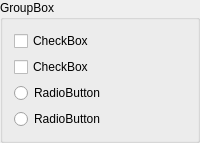
             <widget class="QGroupBox" name="groupBox">
              <property name="mouseTracking">
               <bool>false</bool>
              </property>
              <property name="autoFillBackground">
               <bool>false</bool>
              </property>
              <property name="title">
               <string>GroupBox</string>
              </property>
              <property name="flat">
               <bool>false</bool>
              </property>
              <property name="checkable">
               <bool>false</bool>
              </property>
              <layout class="QVBoxLayout" name="verticalLayout">
               <item>
                <widget class="QCheckBox" name="checkBox">
                 <property name="text">
                  <string>CheckBox</string>
                 </property>
                </widget>
               </item>
               <item>
                <widget class="QCheckBox" name="checkBox_2">
                 <property name="text">
                  <string>CheckBox</string>
                 </property>
                </widget>
               </item>
               <item>
                <widget class="QRadioButton" name="radioButton">
                 <property name="mouseTracking">
                  <bool>false</bool>
                 </property>
                 <property name="text">
                  <string>RadioButton</string>
                 </property>
                 <property name="checkable">
                  <bool>true</bool>
                 </property>
                 <property name="checked">
                  <bool>false</bool>
                 </property>
                </widget>
               </item>
               <item>
                <widget class="QRadioButton" name="radioButton_2">
                 <property name="text">
                  <string>RadioButton</string>
                 </property>
                </widget>
               </item>
              </layout>
             </widget>
